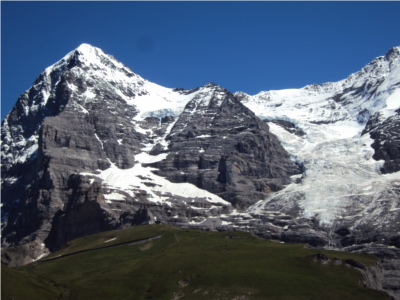
#> input picture Lab4/images/left.jpg, 400 x 300 px
$ python test.py
#> lines starting #> are read from the running program, lines starting #| are printed output that depends on the picture
### Lab4/ransac.py
import cv2
import numpy as np
import matplotlib
import matplotlib.pyplot as plt
import random
print(cv2.__version__)
sift = cv2.xfeatures2d.SIFT_create()

def keypoint_matching(image1, image2):
  """
    Given two input images, find and return the matching keypoints.
    Arguments:
    image1: the first image (in RGB)
    image2: the second image (in RGB)
    Returns:
    The keypoints of image1, the keypoints of image2 and the matching
    keypoints between the two images
  """

  print('\nFinding matching features...')
  # ================
  img1_gray   = cv2.cvtColor(image1, cv2.COLOR_BGR2RGB)
  img2_gray   = cv2.cvtColor(image2, cv2.COLOR_BGR2RGB)

  # Getting the Interest Pointss
  keypoints_1, desc1 = sift.detectAndCompute(img1_gray, None)
  keypoints_2, desc2 = sift.detectAndCompute(img2_gray, None)

  bf      = cv2.BFMatcher(crossCheck = True)
  matches = bf.match(desc1, desc2)
  # ================

  print("Number of keypoints in image 1:        ", len(keypoints_1))
  print("Number of keypoints in image 2:        ", len(keypoints_2))
  print("Number of keypoints after matching:    ", len(matches), "\n")

  return keypoints_1, keypoints_2, matches


# [44 lines left out: function visualization, not called in this run]
    # ================

# Complete the function below. Use it in the `ransac` function and/or 'visualization' function.
def affine_transform(img, mat, warp='forward'):
    """
    Arguments:
      img: the first/second image (img1 or img2)
      mat: transformation matrix
      warp: forward or inverse warping
    Returns:
      transformed image
    """

    # =========================
    # OUR CODE HERE IF NEEDED
    # =========================
    h, w, _ = img.shape
    img_transformed = np.zeros((h, w, img.shape[2]), dtype=np.uint8)
    if warp == 'forward':
        for y in range(h):
            for x in range(w):
                input_coords = np.array([x, y, 1])
                new_xy = np.floor(mat @ input_coords).astype(int)
                new_x, new_y = new_xy[0], new_xy[1]
                # Check if the new coordinates are within the image boundaries
                if 0 <= new_x < w and 0 <= new_y < h:
                    img_transformed[new_y, new_x, :] = img[y, x, :]
    if warp == 'inverse':
        mat_ = np.concatenate((mat, np.array([0, 0, 1]).reshape(1, -1)), axis=0)
        mat_inv = np.linalg.inv(mat_)[0:2]
        for y in range(h):
            for x in range(w):
                output_coords = np.array([x, y, 1])
                new_xy = np.floor(mat_inv @ output_coords).astype(int)
                new_x, new_y = new_xy[0], new_xy[1]

                # Check if the input coordinates are within the image boundaries
                if 0 <= new_x < w and 0 <= new_y < h:
                    img_transformed[y, x, :] = img[new_y, new_x, :]
    return img_transformed


def ransac(kp1, kp2, matches, N):
    """
      Apply RANSAC to filter out the outliers. See the pseudocode provided at
      the beginning of this section for some guidance.
      Arguments:
        kp1: the keypoints of img1
        kp2: the keypoints of img2
        matches: the matching kp1 and kp2
        N: number of iterations
      Returns:
        the best transformation matrix
    """

    # ================
    # OUR CODE HERE
    # ================
    num_best_inliers = 0
    best_matrix = np.zeros((3, 3))
    P = 10
    random.seed(10)
    num_matches = len(matches)
    for i in range(N):
        print(f"\nItr No:{i + 1}")
        # index = np.random.randint(0, num_matches, P)
        index = [i for i in random.sample(range(0, num_matches), P)]
        A = []
        b = []
        for j in index:
            # Get the indexes
            match = matches[j]
            img1_idx = match.queryIdx  # Index of the keypoint in the first image
            img2_idx = match.trainIdx  # Index of the keypoint in the second image
            sub_f_image1 = kp1[img1_idx]
            sub_f_image2 = kp2[img2_idx]
            x_img1, y_img1 = sub_f_image1.pt
            x_img2, y_img2 = sub_f_image2.pt
            A.append([x_img1, y_img1, 0, 0, 1, 0])
            A.append([0, 0, x_img1, y_img1, 0, 1])
            b.extend([x_img2, y_img2])

        A = np.array(A)
        b = np.array(b)
        b = b.reshape(-1, 1)
        A_p = np.linalg.pinv(A)
        affine_params = np.dot(A_p, b)
        m1, m2, m3, m4, t1, t2 = affine_params.ravel()
        affine_params = np.array([[m1, m2, t1], [m3, m4, t2]])

        matches_pairs = []
        num_inliers = 0
        for pair in matches:
            x1, y1 = kp1[pair.queryIdx].pt
            x2, y2 = kp2[pair.trainIdx].pt
            homo_x1 = np.array([x1, y1, 1])
            estimate_point2 = affine_params @ homo_x1
            all_p2 = np.array([x2, y2])
            errors = np.linalg.norm(all_p2 - estimate_point2)
            if errors < 10:
                num_inliers += 1
        if num_inliers > num_best_inliers:
            num_best_inliers = num_inliers
            best_matrix = affine_params.copy()

    print("Total number of matches: ", len(matches))
    print("Inliers found:           ", num_best_inliers)
    print("Outliers removed:        ", len(matches) - num_best_inliers)

    lol = 0
    return best_matrix, lol

img1_path = "images/sp1.jpg"
img2_path = "images/sp2.jpg"
#
# # Open images
# img1 = cv2.imread(img1_path)
# img2 = cv2.imread(img2_path)
#
# # Note: OpenCV uses BGR instead of RGB
# img1 = cv2.cvtColor(img1, cv2.COLOR_BGR2RGB)
# img2 = cv2.cvtColor(img2, cv2.COLOR_BGR2RGB)
#
# keypoints_1, keypoints_2, matches = keypoint_matching(img1,img2)
# best_matrix, _ = ransac(keypoints_1, keypoints_2, matches, 10)
# visualization(img1, img2, best_matrix)

### Lab4/test.py
import cv2
import numpy as np
import matplotlib
import matplotlib.pyplot as plt
import random
import ransac
print(cv2.__version__)
sift = cv2.xfeatures2d.SIFT_create()


import cv2
import numpy as np


def calc_padding(img_1, img_2):
    pad_1 = (max(img_1.shape[0] - img_2.shape[0], 0), max(img_1.shape[1] - img_2.shape[1], 0))
    pad_2 = (max(img_2.shape[0] - img_1.shape[0], 0), max(img_2.shape[1] - img_1.shape[1], 0))
    padded_1 = np.pad(img_1, ((0, pad_1[0]), (0, pad_1[1]), (0, 0)), mode='constant')
    padded_2 = np.pad(img_2, ((0, pad_2[0]), (0, pad_2[1]), (0, 0)), mode='constant')
    return padded_1, padded_2

# [4 lines of commented-out code are left out]

def stitch(right, left, N=800):
    keypoints_1, keypoints_2, matches = ransac.keypoint_matching(right, left)
    best_ransac_matrix, _ = ransac.ransac(keypoints_1, keypoints_2, matches, N)
    best_ransac_matrix_ = np.concatenate((best_ransac_matrix, np.array([0, 0, 1]).reshape(1, -1)), axis=0)

    left_img_padded, right_img_padded = calc_padding(left, right)

    img_right_trans = ransac.affine_transform(right, best_ransac_matrix, warp='inverse')
    [trans_img_padded, left_img_padded] = calc_padding(img_right_trans, left)
    # stitched = max(trans_img_padded, left_img_padded)
    stitched_image = np.maximum(trans_img_padded, left)


    # original = np.concatenate((left_img_padded, right_img_padded), axis=1)
    plt.imshow(stitched_image)
    plt.axis('off')
    plt.show()
    plt.close()


    # [7 lines of commented-out code are left out]

    return stitched_image


# [145 lines left out: functions stitchImages, stitchImages2, not called in this run]

img1_path = "images/left.jpg"
img2_path = "images/right.jpg"

# Load images
img1 = cv2.imread(img1_path)
#> img1 is the input picture: shape (300, 400, 3); mean B, G, R 113.4, 95.7, 82.9
img2 = cv2.imread(img2_path)
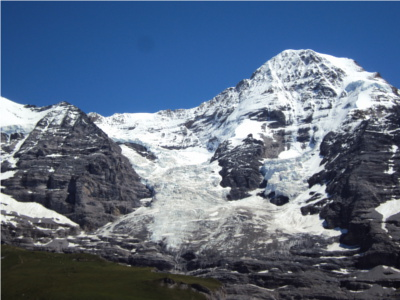
#> input picture Lab4/images/right.jpg, 400 x 300 px
#> img2 is the input picture: shape (300, 400, 3); mean B, G, R 131, 108.6, 93

# Note: OpenCV uses BGR instead of RGB
img1 = cv2.cvtColor(img1, cv2.COLOR_BGR2RGB)
img2 = cv2.cvtColor(img2, cv2.COLOR_BGR2RGB)

# Stitch images
# stitchedImage1 = stitch(img1, img2, 100)
stitchedImage1 = stitch(img2, img1, 100)
#> in keypoint_matching, `keypoints_1, desc1 = sift.detectAndCompute(img1_gray, None)`: keypoints_1 = 1491 keypoints; strongest (x, y, size): (391, 171, 4.1), (394, 148, 4.2), (311, 193, 2.4), (281, 200, 9.1)
#> in keypoint_matching, `keypoints_2, desc2 = sift.detectAndCompute(img2_gray, None)`: keypoints_2 = 1257 keypoints; strongest (x, y, size): (46, 95, 5.4), (34, 138, 4.3), (72, 87, 5.5), (144, 165, 3.5)
#> in keypoint_matching, `matches = bf.match(desc1, desc2)`: matches = 699 matches
#| Number of keypoints in image 1:         1491
#| Number of keypoints in image 2:         1257
#| Number of keypoints after matching:     699
#> in ransac, `num_matches = len(matches)`: num_matches = 699
#> after the loop in ransac, `for i in range(N):`: best_matrix = [[0.999, 0.0563, 141.5], [-0.045, 0.995, -16.32]]; num_best_inliers = 537
#| Total number of matches:  699
#| Inliers found:            537
#| Outliers removed:         162
#> in stitch, `best_ransac_matrix, _ = ransac.ransac(keypoints_1, keypoints_2, matche..`: best_ransac_matrix = [[0.999, 0.0563, 141.5], [-0.045, 0.995, -16.32]]
#> in stitch, `best_ransac_matrix_ = np.concatenate((best_ransac_matrix, np.array([0,..`: best_ransac_matrix_ = [[0.999, 0.0563, 141.5], [-0.045, 0.995, -16.32], [0, 0, 1]]
#> in affine_transform, `mat_ = np.concatenate((mat, np.array([0, 0, 1]).reshape(1, -1)), axis=0)`: mat_ has the same summary as best_ransac_matrix_ in stitch
#> in affine_transform, `mat_inv = np.linalg.inv(mat_)[0:2]`: mat_inv = [[0.998, -0.0565, -142.2], [0.0452, 1, 9.97]]
#> after the loop in affine_transform, `for y in range(h):`:
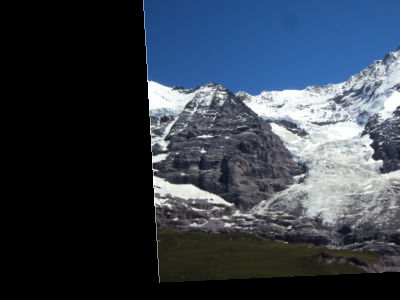
#> img_transformed: shape (300, 400, 3); mean R, G, B 53.5, 62.8, 75.1
#> in stitch, `stitched_image = np.maximum(trans_img_padded, left)`:
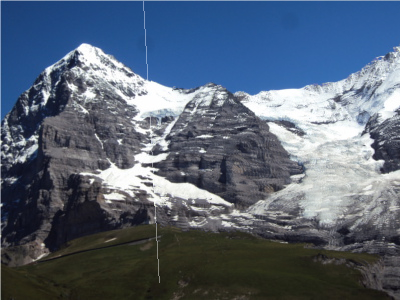
#> stitched_image: shape (300, 400, 3); mean R, G, B 87.2, 100.2, 117.9

plt.imshow(stitchedImage1)
plt.axis('off')
plt.show()
plt.close()
